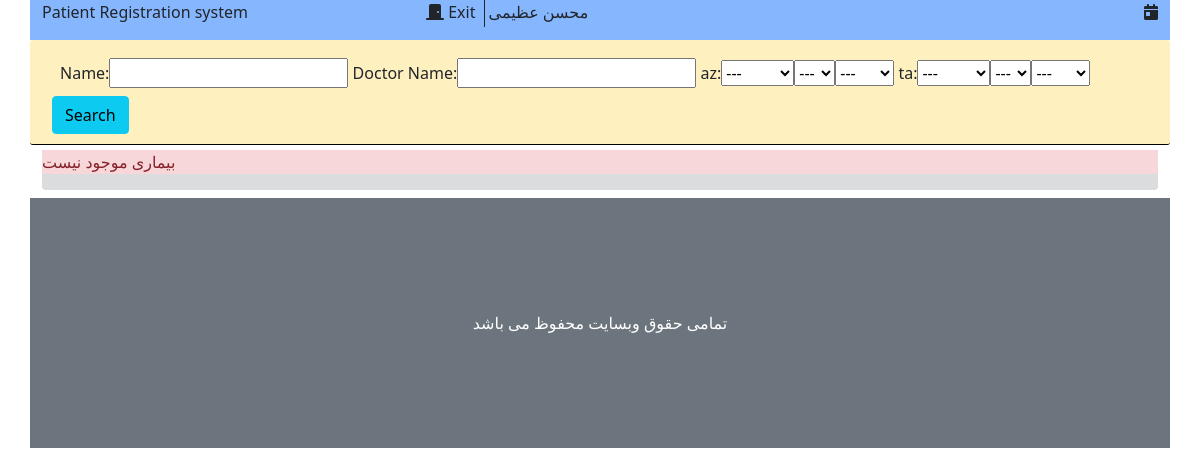
The app's page /visit/patient/ (signed in), older data.
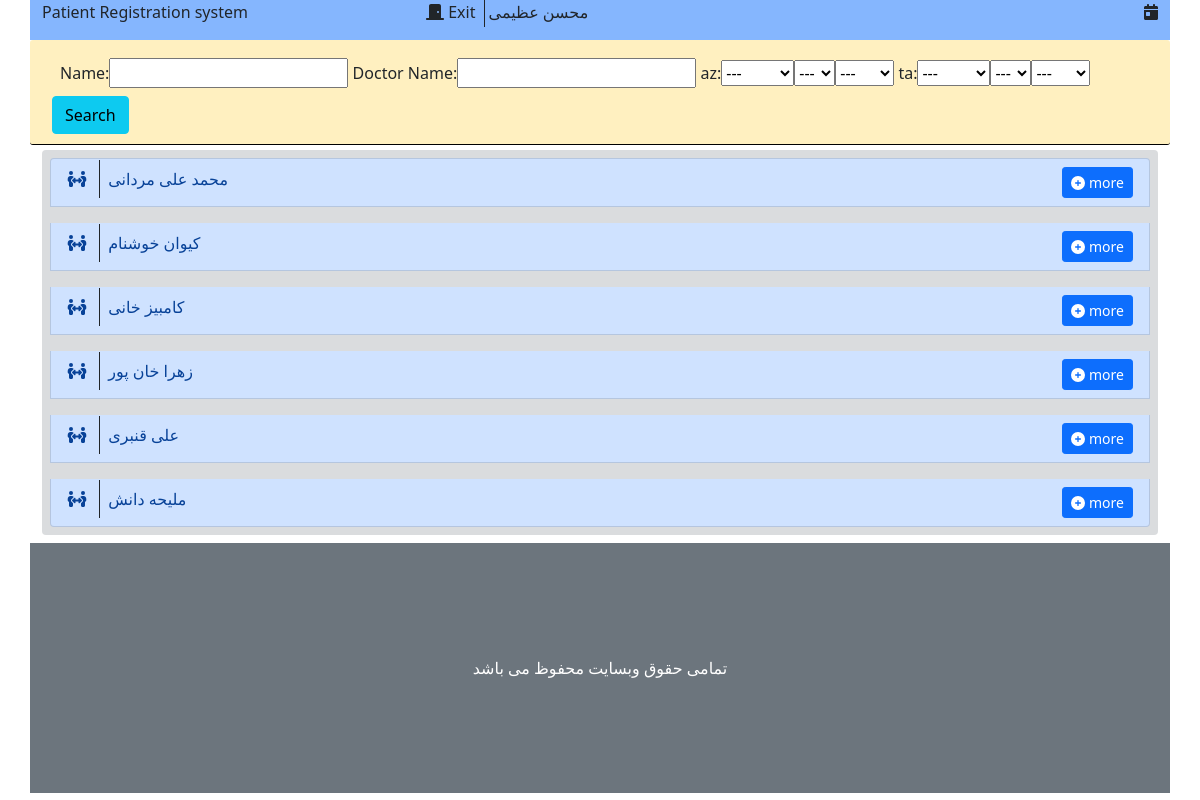
The same page, newer data.
### account/models.py (models this page shows, shortened)
class profile(models.Model):
    class Meta:
        verbose_name = 'ساخت حساب دکتر'
        verbose_name_plural = 'ساخت حساب دکتر'
    user = models.OneToOneField(User, on_delete=models.CASCADE, verbose_name='حساب کاربری', null=True)
    fullname = models.CharField('نام کامل', max_length=120, default='')
    age = models.IntegerField('سن', null=True)
    city = models.CharField('شهر', max_length=50, null=True)
    phone = models.CharField('تلفن', max_length=12, null=True)
    Secretary, Doctor, AdminSystem = 0, 1, 2
    role_list = [(Secretary, 'منشی (سطح 0)'), (Doctor, 'دکتر (سطح 1)'), (AdminSystem, 'ادمین سیستم (سطح 3)')]
    role = models.IntegerField('سطح دسترسی', choices=role_list, null=True, default=0, blank=True)
    General, Specialist, SuperSpecialist = 0, 1, 2
    deg = [(General, 'عمومی'), (Specialist, 'تخصص'), (SuperSpecialist, 'فوق تخصص')]
    degree = models.IntegerField('درجه تحصیلی', choices=deg, null=True, blank=True)
    title = models.CharField('عنوان دکتر', null=True, max_length=50)
    address = models.TextField('آدرس', null=True)

### visit/models.py (models this page shows, shortened)
class Patient(models.Model):
    class Meta:
        verbose_name = 'بیمار'
        verbose_name_plural = 'بیمار'
    file_number = models.CharField(primary_key=True, max_length=10)
    fullname = models.CharField('نام کامل', max_length=120)
    age = models.DateTimeField('تاریخ تولد', null=True)
    doctor = models.ForeignKey('account.profile', on_delete=models.DO_NOTHING, verbose_name='دکتر')
    phone = models.CharField('تلفن', max_length=11, null=True)

### visit/views.py (the view)
# urls.py: path('patient/', show_patient, name='show_patient'),
@login_required
def show_patient(request):
    if request.user.profile.role == 2:
        patient_list = Patient.objects.all()
    elif request.user.profile.role == 1:
        patient_list = Patient.objects.filter(doctor__user_id=request.user.id)
    else:
        patient_list = []
    search_form = SearchPatient(request.GET)
    if search_form.is_valid():
        patient_name = search_form.cleaned_data['patient_name']
        doctor_name = search_form.cleaned_data['doctor_name']
        patient_list = patient_list.filter(fullname__contains=patient_name)
        patient_list = patient_list.filter(doctor__fullname__contains=doctor_name)
    else:
        patient_list = Patient.objects.all()
    context = {
        'patient': patient_list,
        'count': patient_list.__len__(),
        'date': time_now,
        'search_form': search_form
    }
    return render(request, 'visit/show_patient.html', context)

### visit/forms.py
class SearchPatient(forms.Form):
    patient_name = forms.CharField(max_length=100, required=False, label='Name')
    doctor_name = forms.CharField(max_length=100, required=False, label='Doctor Name')
    begin_date = forms.DateTimeField(label='az', required=False, widget=SelectDateWidget)
    end_date = forms.DateTimeField(label='ta', required=False, widget=SelectDateWidget)

### visit/templates/visit/show_patient.html (shortened to what this page needs)
{% extends "visit/_base.html" %}
{% block main %}
    <div class="row bg-warning bg-opacity-25 search">
        <form action="" method="get">
            <div class="col-12 m-2">
                {{ search_form.as_table }}
            </div>
            <button type="submit" class="btn btn-info">Search</button>
        </form>
    </div>
    <ul class="list-group text-start bg-secondary bg-opacity-25">
        {% if patient %}
            {% for people in patient %}
                <li class="list-group-item list-group-item-primary m-2">
                    <i class="fa fa-people-arrows"></i>
                    <span class="border-start border-dark p-2 m-2">{{ people.fullname }}</span>
                    <button type="button" class="btn btn-primary btn-sm float-end">
                        <a href="{% url "visit:patient_detail" fileNumber=people.file_number %}" class="text-decoration-none text-white">
                            <i class="fa fa-plus-circle"></i>
                            more
                        </a>
                    </button>
                </li>
            {% endfor %}
        {% else %}
            <p class="alert-danger">بیماری موجود نیست</p>
        {% endif %}
    </ul>
{% endblock %}

### visit/templates/visit/_base.html (shortened to what this page needs)
{% load static %}
<!DOCTYPE html>
<html lang="en">
<head>
    <link rel="stylesheet" href="{% static "visit/css/bootstrap.css" %}">
    <link rel="stylesheet" href="{% static "visit/css/all.css" %}">
</head>
<body>
<div class="container">
    <div class="header">
        <div class="row bg-primary bg-opacity-50">
            <div class="col-4 text-start">
                <p class=""><a href="{% url "visit:main_page" %}" class="text-decoration-none text-dark">Patient Registration system</a></p>
            </div>
            <div class="col-4 center-block">
                {% if user.is_authenticated %}
                    <a class="text-decoration-none border-dark border-end p-1 text-dark" href="{% url "account:logout_view" %}">
                        <i class="fa fa-door-closed"></i>
                        Exit
                    </a>
                    {% if user.profile.fullname == ""%}
                        <span class="p-1"> {{ user.get_username }}</span>
                    {% else %}
                        <span class="p-1">{{ user.profile.fullname }}</span>
                    {% endif %}
                {% endif %}
            </div>
            <div class="col-4 text-end">
            <i class="fa fa-calendar-day"></i>
            </div>
        </div>
    </div>
    <div class="content">
        {% block main %}
        {% endblock %}
    </div>
    <div class="footer">
         <div class="row align-items-center bg-secondary my-2" style="height: 250px">
            <span class="text-center text-white">تمامی حقوق وبسایت محفوظ می باشد</span>
         </div>
    </div>
</div>
</body>
</html>

### visit/static/visit/css/all.css (style rules this page uses)
.fa-calendar-day:before { content: "\f783"; }
.fa-door-closed:before { content: "\f52a"; }
.fa-people-arrows:before { content: "\e068"; }

### visit/templates/visit/show_patient.html (style rules this page uses)
.search { padding: 10px; margin-bottom: 5px; border-bottom: 1px solid #000; border-radius: 3px; }

Row changes from the older to the newer data that the page shows:
now on this page (row edited): Patient: fullname "محمد علی مردانی"
now on this page (row edited): Patient: fullname "کیوان خوشنام"
added Patient: fullname "کامبیز خانی"
added Patient: fullname "زهرا خان پور"
added Patient: fullname "علی قنبری"
added Patient: fullname "ملیحه دانش"
Text that changed along with them:
text no longer shown: "بیماری موجود نیست"
